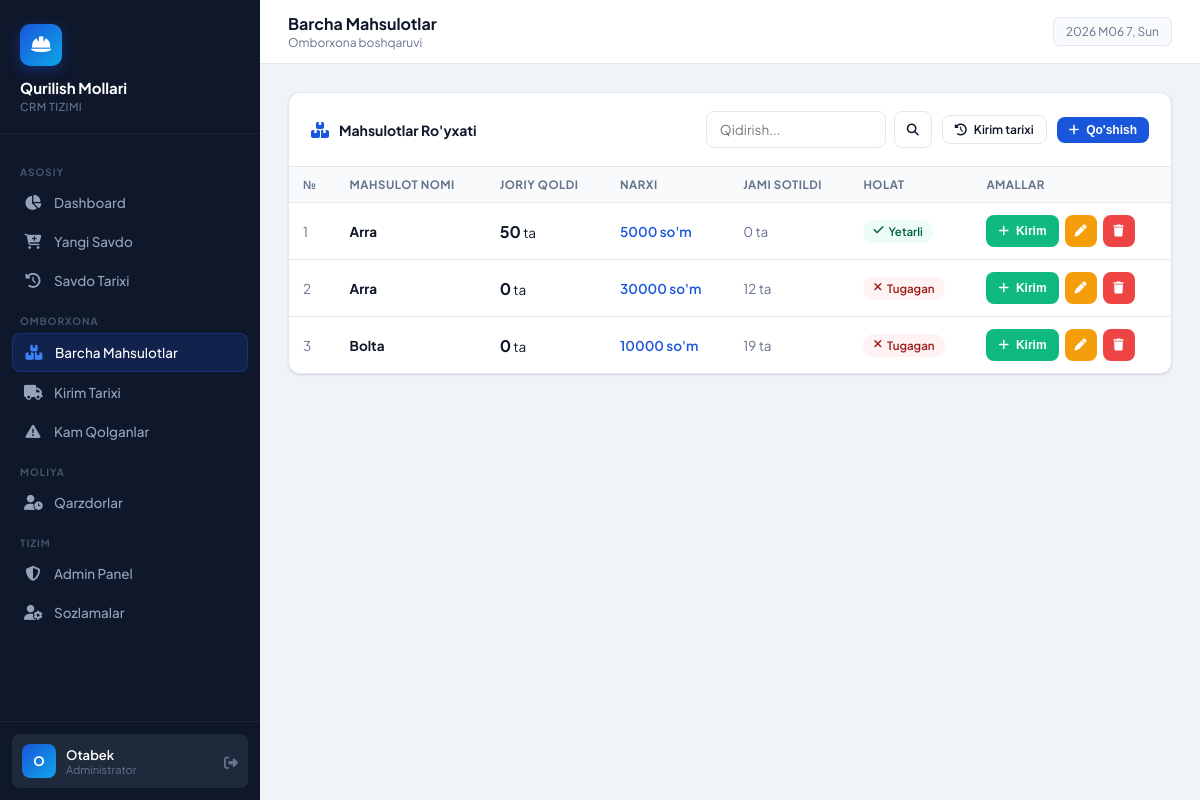
The page /mahsulotlar/ (signed in) on the database its author committed.
### crm/models.py (models this page shows, shortened)
class Mahsulot(models.Model):
    nomi = models.CharField(max_length=200, verbose_name="Mahsulot nomi")
    qoldi = models.IntegerField(default=0, verbose_name="Qoldi (joriy)")
    narxi = models.DecimalField(max_digits=12, decimal_places=0, verbose_name="Narxi (so'm)")
    yaratilgan = models.DateTimeField(auto_now_add=True)
    yangilangan = models.DateTimeField(auto_now=True)
    class Meta:
        verbose_name = "Mahsulot"
        verbose_name_plural = "Mahsulotlar"
        ordering = ['-yaratilgan']
    @property
    def jami_sotildi(self):
        from django.db.models import Sum
        result = SavdoItem.objects.filter(mahsulot=self).aggregate(s=Sum('soni'))['s']
        return result or 0

### crm/views.py (the view, shortened to what this page needs)
# urls.py: path('mahsulotlar/', views.barcha_mahsulotlar, name='barcha_mahsulotlar'),
@login_required
def barcha_mahsulotlar(request):
    mahsulotlar = Mahsulot.objects.all()
    search = request.GET.get('q', '')
    if search:
        mahsulotlar = mahsulotlar.filter(nomi__icontains=search)
    context = {'mahsulotlar': mahsulotlar, 'search': search}
    return render(request, 'crm/barcha.html', context)

### templates/crm/barcha.html (shortened to what this page needs)
{% extends 'crm/base.html' %}
{% block page_title %}Barcha Mahsulotlar{% endblock %}
{% block page_subtitle %}Omborxona boshqaruvi{% endblock %}
{% block content %}
<div class="card">
    <div class="card-header">
        <i class="fas fa-boxes-stacked" style="color:var(--primary)"></i>
        <span class="card-title">Mahsulotlar Ro'yxati</span>
        <div style="margin-left:auto;display:flex;gap:10px;align-items:center">
            <form method="GET" style="display:flex;gap:8px">
                <input type="text" name="q" value="{{ search }}" class="form-control" placeholder="Qidirish..." style="width:180px">
                <button type="submit" class="btn btn-outline btn-sm"><i class="fas fa-search"></i></button>
            </form>
            <a href="{% url 'kirim_tarixi' %}" class="btn btn-outline btn-sm">
                <i class="fas fa-history"></i> Kirim tarixi
            </a>
            <button class="btn btn-primary btn-sm" onclick="openModal('addModal')">
                <i class="fas fa-plus"></i> Qo'shish
            </button>
        </div>
    </div>
    <div class="table-wrap">
        <table>
            <thead>
                <tr>
                    <th>№</th>
                    <th>Mahsulot Nomi</th>
                    <th>Joriy Qoldi</th>
                    <th>Narxi</th>
                    <th>Jami Sotildi</th>
                    <th>Holat</th>
                    <th>Amallar</th>
                </tr>
            </thead>
            <tbody>
                {% for m in mahsulotlar %}
                <tr>
                    <td style="color:var(--text-muted)">{{ forloop.counter }}</td>
                    <td><strong>{{ m.nomi }}</strong></td>
                    <td><strong style="font-size:16px">{{ m.qoldi }}</strong> ta</td>
                    <td style="font-weight:600;color:var(--primary)">{{ m.narxi|floatformat:0 }} so'm</td>
                    <td style="color:var(--text-muted)">{{ m.jami_sotildi }} ta</td>
                    <td>
                        {% if m.qoldi <= 0 %}
                            <span class="badge-status badge-danger"><i class="fas fa-xmark"></i> Tugagan</span>
                        {% elif m.qoldi <= 10 %}
                            <span class="badge-status badge-warning"><i class="fas fa-exclamation"></i> Kam</span>
                        {% else %}
                            <span class="badge-status badge-success"><i class="fas fa-check"></i> Yetarli</span>
                        {% endif %}
                    </td>
                    <td>
                        <div style="display:flex;gap:6px">
                            <button class="btn btn-success btn-sm"
                                onclick="openKirim({{ m.pk }}, '{{ m.nomi|escapejs }}', {{ m.qoldi }})"
                                title="Kirim qo'shish">
                                <i class="fas fa-plus"></i> Kirim
                            </button>
                            <button class="btn btn-warning btn-sm btn-icon"
                                onclick="openEdit({{ m.pk }}, '{{ m.nomi|escapejs }}', {{ m.narxi }})"
                                title="Tahrirlash">
                                <i class="fas fa-pen"></i>
                            </button>
                            <button class="btn btn-danger btn-sm btn-icon"
                                onclick="openDelete({{ m.pk }}, '{{ m.nomi|escapejs }}')"
                                title="O'chirish">
                                <i class="fas fa-trash"></i>
                            </button>
                        </div>
                    </td>
                </tr>
                {% empty %}
                <tr><td colspan="7" style="text-align:center;padding:40px;color:var(--text-muted)">
                    <i class="fas fa-box-open" style="font-size:32px;opacity:0.3;display:block;margin-bottom:10px"></i>
                    Mahsulot topilmadi
                </td></tr>
                {% endfor %}
            </tbody>
        </table>
    </div>
</div>
{% endblock %}

### templates/crm/base.html (shortened to what this page needs)
<!DOCTYPE html>
<html lang="uz">
<head>
    <link rel="stylesheet" href="https://cdnjs.cloudflare.com/ajax/libs/font-awesome/6.5.0/css/all.min.css">
</head>
<body>
<aside class="sidebar" id="sidebar">
    <div class="sidebar-logo">
        <div class="logo-icon"><i class="fas fa-hard-hat"></i></div>
        <h1>Qurilish Mollari</h1>
        <p>CRM Tizimi</p>
    </div>
    <nav class="sidebar-nav">
        <div class="nav-section-label">Asosiy</div>
        <a href="{% url 'dashboard' %}" class="nav-item {% if request.resolver_match.url_name == 'dashboard' %}active{% endif %}">
            <i class="fas fa-chart-pie"></i> Dashboard
        </a>
        <a href="{% url 'savdo' %}" class="nav-item {% if request.resolver_match.url_name == 'savdo' %}active{% endif %}">
            <i class="fas fa-cart-plus"></i> Yangi Savdo
        </a>
        <a href="{% url 'savdo_tarixi' %}" class="nav-item {% if request.resolver_match.url_name == 'savdo_tarixi' %}active{% endif %}">
            <i class="fas fa-history"></i> Savdo Tarixi
        </a>
        <div class="nav-section-label">Omborxona</div>
        <a href="{% url 'barcha_mahsulotlar' %}" class="nav-item {% if request.resolver_match.url_name == 'barcha_mahsulotlar' %}active{% endif %}">
            <i class="fas fa-boxes-stacked"></i> Barcha Mahsulotlar
        </a>
        <a href="{% url 'kirim_tarixi' %}" class="nav-item {% if request.resolver_match.url_name == 'kirim_tarixi' %}active{% endif %}">
            <i class="fas fa-truck"></i> Kirim Tarixi
        </a>
        <a href="{% url 'kamayganlar' %}" class="nav-item {% if request.resolver_match.url_name == 'kamayganlar' %}active{% endif %}">
            <i class="fas fa-triangle-exclamation"></i> Kam Qolganlar
        </a>
        <div class="nav-section-label">Moliya</div>
        <a href="{% url 'qarzdorlar' %}" class="nav-item {% if request.resolver_match.url_name == 'qarzdorlar' %}active{% endif %}">
            <i class="fas fa-user-clock"></i> Qarzdorlar
        </a>
        <div class="nav-section-label">Tizim</div>
        <a href="/admin/" class="nav-item" target="_blank">
            <i class="fas fa-shield-halved"></i> Admin Panel
        </a>
        <a href="{% url 'profil' %}" class="nav-item {% if request.resolver_match.url_name == 'profil' %}active{% endif %}">
            <i class="fas fa-user-gear"></i> Sozlamalar
        </a>
    </nav>
    <div class="sidebar-footer">
        <div class="user-card">
            <div class="user-avatar">{{ request.user.first_name|first|upper|default:request.user.username|first|upper }}</div>
            <div class="user-info">
                <div class="name">{{ request.user.get_full_name|default:request.user.username }}</div>
                <div class="role">{% if request.user.is_superuser %}Administrator{% else %}Menejer{% endif %}</div>
            </div>
            <form method="POST" action="{% url 'logout' %}" style="display:inline">
                <button type="submit" class="logout-btn" title="Chiqish"
                    style="background:none;border:none;cursor:pointer">
                    <i class="fas fa-right-from-bracket"></i>
                </button>
            </form>
        </div>
    </div>
</aside>
<div class="main">
    <div class="topbar">
        <div>
            <div class="topbar-title">{% block page_title %}Dashboard{% endblock %}</div>
            <div class="topbar-subtitle">{% block page_subtitle %}Qurilish Mollari CRM{% endblock %}</div>
        </div>
        <div class="topbar-right">
            <div class="topbar-date" id="currentDate"></div>
        </div>
    </div>
    <div class="content">
        {% block content %}{% endblock %}
    </div>
</div>
</body>
</html>

### rows shown on the page
Mahsulot: nomi "Arra", qoldi "50", narxi "5000", jami_sotildi "0", shows "Yetarli"
Mahsulot: nomi "Arra", qoldi "0", narxi "30000", jami_sotildi "12", shows "Tugagan"
Mahsulot: nomi "Bolta", qoldi "0", narxi "10000", jami_sotildi "19", shows "Tugagan"

### other values the page prints
{{ request.user.get_full_name|default:request.user.username }} "Otabek"
